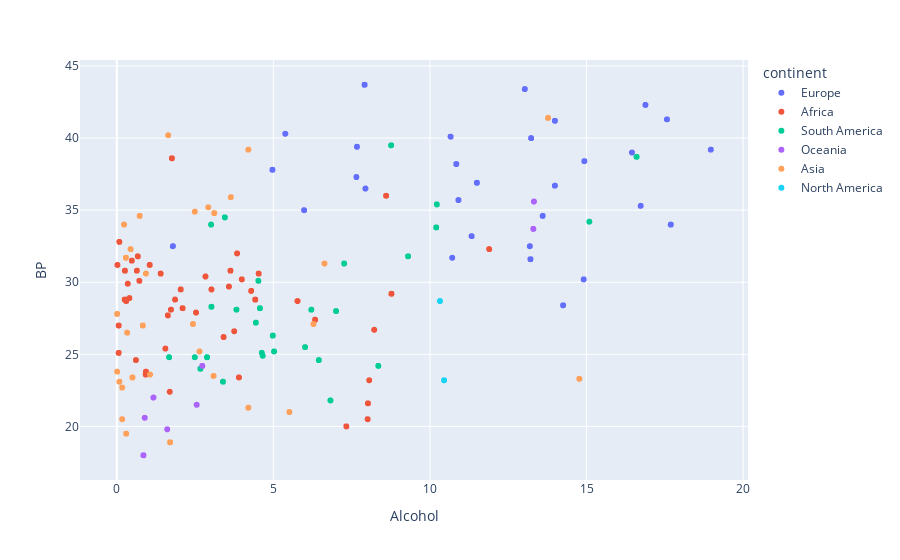

The code cell stored with this chart in its notebook:
### Code cell
fig = px.scatter(df_merge, x="Alcohol", y="BP",
                 hover_data=['Country'], color='continent')
fig.show()

### Figure 1 — Plotly figure (JSON) as saved in the notebook; plotly's stock layout.template omitted (floating-point values rounded to 4 significant figures; data arrays with more than 128 entries replaced by an {"elided": "..."} marker saying what was removed)
{"data": [{"customdata": {"elided": "7890x1 str values"}, "hovertemplate": "continent=Europe<br>Alcohol=%{x}<br>BP=%{y}<br>Country=%{customdata[0]}<extra></extra>", "legendgroup": "Europe", "marker": {"color": "#636efa", "symbol": "circle"}, "mode": "markers", "name": "Europe", "showlegend": true, "type": "scattergl", "x": {"elided": "7890 float values"}, "xaxis": "x", "y": {"elided": "7890 float values"}, "yaxis": "y"}, {"customdata": {"elided": "13886x1 str values"}, "hovertemplate": "continent=Africa<br>Alcohol=%{x}<br>BP=%{y}<br>Country=%{customdata[0]}<extra></extra>", "legendgroup": "Africa", "marker": {"color": "#EF553B", "symbol": "circle"}, "mode": "markers", "name": "Africa", "showlegend": true, "type": "scattergl", "x": {"elided": "13886 float values"}, "xaxis": "x", "y": {"elided": "13886 float values"}, "yaxis": "y"}, {"customdata": {"elided": "8069x1 str values"}, "hovertemplate": "continent=South America<br>Alcohol=%{x}<br>BP=%{y}<br>Country=%{customdata[0]}<extra></extra>", "legendgroup": "South America", "marker": {"color": "#00cc96", "symbol": "circle"}, "mode": "markers", "name": "South America", "showlegend": true, "type": "scattergl", "x": {"elided": "8069 float values"}, "xaxis": "x", "y": {"elided": "8069 float values"}, "yaxis": "y"}, {"customdata": {"elided": "2208x1 str values"}, "hovertemplate": "continent=Oceania<br>Alcohol=%{x}<br>BP=%{y}<br>Country=%{customdata[0]}<extra></extra>", "legendgroup": "Oceania", "marker": {"color": "#ab63fa", "symbol": "circle"}, "mode": "markers", "name": "Oceania", "showlegend": true, "type": "scattergl", "x": {"elided": "2208 float values"}, "xaxis": "x", "y": {"elided": "2208 float values"}, "yaxis": "y"}, {"customdata": {"elided": "8488x1 str values"}, "hovertemplate": "continent=Asia<br>Alcohol=%{x}<br>BP=%{y}<br>Country=%{customdata[0]}<extra></extra>", "legendgroup": "Asia", "marker": {"color": "#FFA15A", "symbol": "circle"}, "mode": "markers", "name": "Asia", "showlegend": true, "type": "scattergl", "x": {"elided": "8488 float values"}, "xaxis": "x", "y": {"elided": "8488 float values"}, "yaxis": "y"}, {"customdata": {"elided": "491x1 str values"}, "hovertemplate": "continent=North America<br>Alcohol=%{x}<br>BP=%{y}<br>Country=%{customdata[0]}<extra></extra>", "legendgroup": "North America", "marker": {"color": "#19d3f3", "symbol": "circle"}, "mode": "markers", "name": "North America", "showlegend": true, "type": "scattergl", "x": {"elided": "491 float values"}, "xaxis": "x", "y": {"elided": "491 float values"}, "yaxis": "y"}], "layout": {"legend": {"title": {"text": "continent"}, "tracegroupgap": 0}, "margin": {"t": 60}, "xaxis": {"anchor": "y", "domain": [0, 1], "title": {"text": "Alcohol"}}, "yaxis": {"anchor": "x", "domain": [0, 1], "title": {"text": "BP"}}}}
